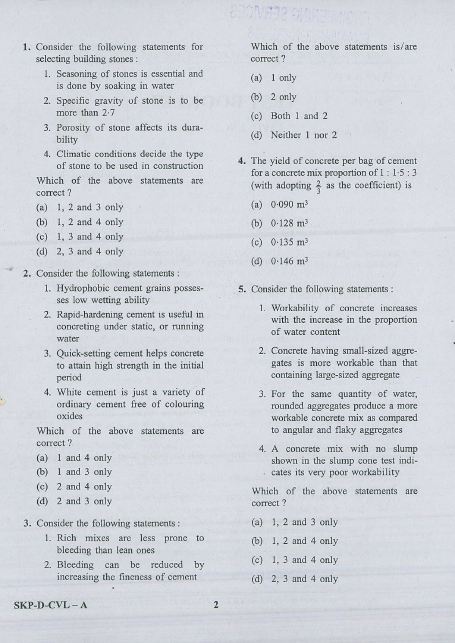
#> input picture tmp/pdfs/esep18/page-02.jpg, 909 x 1286 px, found by its file name (shown at 1/2 size); its folder holds 4 pictures in this run
$ python split_ocr.py
#> lines starting #> are read from the running program, lines starting #| are printed output that depends on the picture
from pathlib import Path
import subprocess

from PIL import Image, ImageEnhance, ImageFilter, ImageOps


ROOT = Path(__file__).resolve().parent
SOURCE = ROOT / "source-jpg"
OUTPUT = ROOT / "column-ocr"
TESSERACT = Path(r"C:\Program Files\NAPS2\lib\_win64\tesseract.exe")
TESSDATA = ROOT / "tessdata"


def prepare_crop(image: Image.Image, left: bool) -> Image.Image:
    width, height = image.size
    gutter = width // 2
    x0 = 55 if left else gutter - 28
    x1 = gutter + 28 if left else width - 55
    crop = image.crop((x0, 130, x1, height - 95)).convert("L")
    crop = ImageOps.autocontrast(crop, cutoff=1)
    crop = ImageEnhance.Contrast(crop).enhance(1.25)
    crop = crop.filter(ImageFilter.SHARPEN)
    return crop


def main() -> None:
    OUTPUT.mkdir(parents=True, exist_ok=True)
    for page_number in range(2, 29):
        source_path = SOURCE / f"page-{page_number:02d}.jpg"
        image = Image.open(source_path)
#> image is the input picture: PIL image 909x1286 RGB; mean R, G, B 207.5, 210.9, 217.4
        for side, is_left in (("left", True), ("right", False)):
            crop_path = OUTPUT / f"page-{page_number:02d}-{side}.png"
            output_base = crop_path.with_suffix("")
            prepare_crop(image, is_left).save(crop_path, optimize=True)
            subprocess.run(
                [
                    str(TESSERACT),
                    str(crop_path),
                    str(output_base),
                    "--tessdata-dir",
                    str(TESSDATA),
                    "-l",
                    "eng",
                    "--psm",
                    "6",
                    "-c",
                    "preserve_interword_spaces=1",
                ],
                check=True,
                stdout=subprocess.DEVNULL,
                stderr=subprocess.DEVNULL,
            )
#> this loop made 1 pass
#> pass 1, in prepare_crop, `crop = image.crop((x0, 130, x1, height - 95)).convert("L")`:
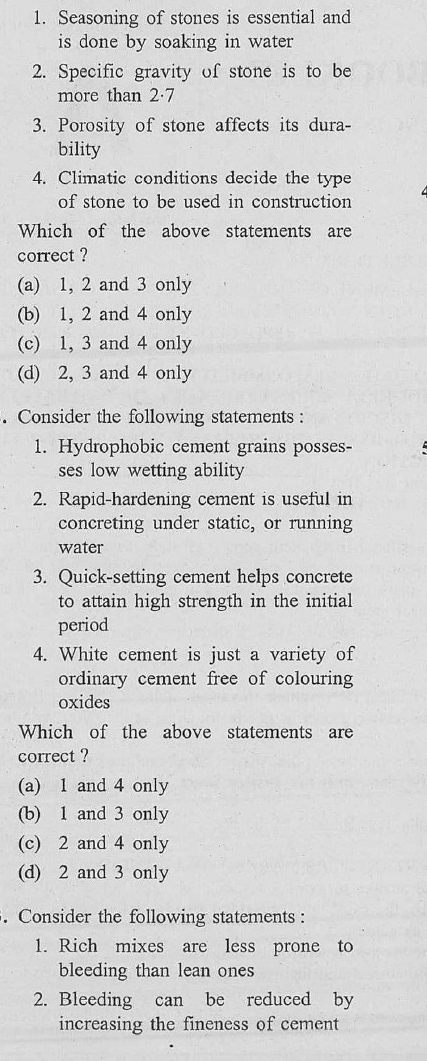
#> crop: PIL image 427x1061 L; min 1, max 255, mean 209.2
#> pass 1, in prepare_crop, `crop = ImageEnhance.Contrast(crop).enhance(1.25)`:
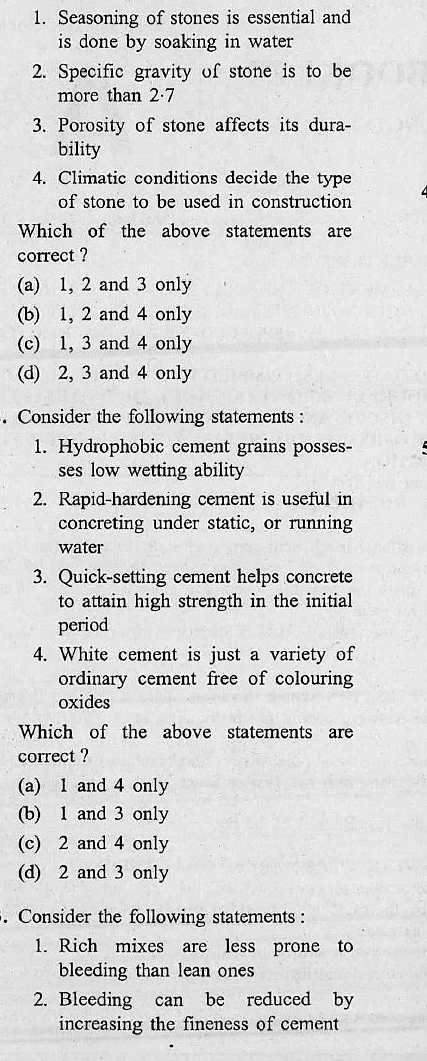
#> crop: PIL image 427x1061 L; min 0, max 255, mean 213.9


if __name__ == "__main__":
    main()
#> (the call stopped at in main, `subprocess.run( [ str(TESSERACT), str(crop_path), str(output_base), "-..`: subprocess is not available in this run)
